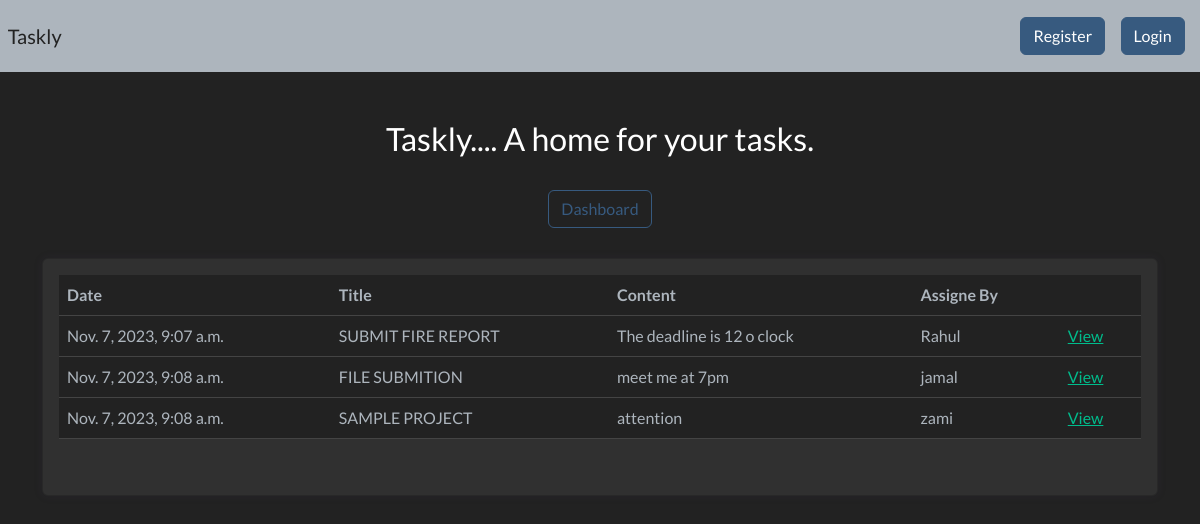
The page / on the database its author committed.
### task_mgt/models.py (models this page shows)
class Task(models.Model):
    title = models.CharField(max_length=85, null=True)
    content = models.CharField(max_length=300, null=True)
    status = models.BooleanField(default=False, help_text='0=default, 1=Hidden',blank=True)
    date_posted = models.DateTimeField(auto_now=True, null=True)
    assignee = models.CharField(max_length=85, null=True, blank=True)
    user = models.ForeignKey(User, max_length=10, on_delete=models.CASCADE, null=True)

### task_mgt/views.py (the view)
# urls.py: path('',views.home, name=""),
def home(request):
    task = Task.objects.all()
    context = {
        'task':task
    }
    return render(request, 'index.html',context=context)

### templates/index.html (shortened to what this page needs)
{% load static %}
<!DOCTYPE html>
<html>
    <head>
        <link rel="stylesheet"  href="{% static 'css/style.css' %}">
        <link rel="stylesheet"  href="{% static 'css/employee.css' %}">
        <link rel="stylesheet"  href="https://bootswatch.com/5/darkly/bootstrap.min.css">
    </head>
    <body>
        <nav class="navbar navbar-expand-lg navbar-light bg-light justify-content-center">
            <a class="navbar-brand main-heading">
              &nbsp; Taskly
            </a>
              <div class="collapse navbar-collapse text-center" id="navbarNavDropdown">
                <ul class="navbar-nav ms-auto">
                  <li class="nav-item">
                    <a class="btn btn-primary navbar-btn" type="button" href="{% url 'registers' %}">Register</a>
                  </li>
                  <li class="nav-item">
                    <a class="btn btn-primary navbar-btn" type="button" href="{% url 'my-login' %}">Login</a>
                  </li>
                </ul>
              </div>
        </nav>
        <br>
        <br>
        <div class="text-center">
        <h3> Taskly.... A home for your tasks. </h3>
          <br>
          <a class="btn btn-outline-primary" type="button" href="{% url 'dashboard' %}">Dashboard</a>
        </div>
      <div class="container">
      <div class="row">
      </div>
      <div class="row">
              <div class="col-12">
                  <div class="card card-margin">
                      <div class="card-body">
                          <div class="row search-body">
                              <div class="col-lg-12">
                                  <div class="search-result">
                                      <div class="result-body">
                                          <div class="table-responsive">
                                              <table class="table widget-25">
                                                  <tbody>
                                                      <tr>
                                                        <th class="text-light">Date</th>
                                                        <th class="text-light">Title</th>
                                                        <th class="text-light">Content</th>
                                                        <th class="text-light">Assigne By</th>
                                                        <th class="text-light"></th>
                                                      </tr>
                                                      {% for tsk in task %}
                                                          <td>
                                                              <div class="widget-26-job-emp-img text-light">
                                                                  {{tsk.date_posted}}
                                                              </div>
                                                          </td>
                                                          <td>
                                                              <div class="widget-26-job-title text-light">
                                                                  <p class="m-0 text-uppercase">{{tsk.title}}</p>
                                                              </div>
                                                          </td>
                                                          <td>
                                                              <div class="widget-26-job-info text-light">
                                                                  <p class="type m-0 text-camelcase">{{tsk.content}}</p>
                                                              </div>
                                                          </td>
                                                          <td>
                                                              <div class="widget-26-job-salary text-light">{{tsk.assignee}}</div>
                                                          </td>
                                                          <td>
                                                            <a href="#">View</a>
                                                          </td>
                                                  </tbody>
                                                  {% endfor %}
                                              </table>
                                          </div>
                                      </div>
                                  </div>
                              </div>
                          </div>
                      </div>
                  </div>
              </div>
          </div>
      </div>
    </body>
    <br>
</html>

### static/css/employee.css (style rules this page uses)
body { background:rgba((black),(rgb(57, 57, 83))); margin-top:20px; }
.search-body { margin-bottom: 1.5rem; }
.card-margin { margin-bottom: 1.875rem; }
.card { border: 0; box-shadow: 0px 0px 10px 0px rgba(82, 63, 105, 0.1); -webkit-box-shadow: 0px 0px 10px 0px rgba(82, 63, 105, 0.1); -moz-box-shadow: 0px 0px 10px 0px rgba(82, 63, 105, 0.1); -ms-box-shadow: 0px 0px 10px 0px rgba(82, 63, 105, 0.1); }
.card { position: relative; display: flex; flex-direction: column; min-width: 0; word-wrap: break-word; background-color: #41333354; background-clip: border-box; border: 1px solid #131116; border-radius: 8px; }

### rows shown on the page
Task: date_posted "Nov. 7, 2023, 9:07 a.m.", title "SUBMIT FIRE REPORT", content "The deadline is 12 o clock", assignee "Rahul"
Task: date_posted "Nov. 7, 2023, 9:08 a.m.", title "FILE SUBMITION", content "meet me at 7pm", assignee "jamal"
Task: date_posted "Nov. 7, 2023, 9:08 a.m.", title "SAMPLE PROJECT", content "attention", assignee "zami"
